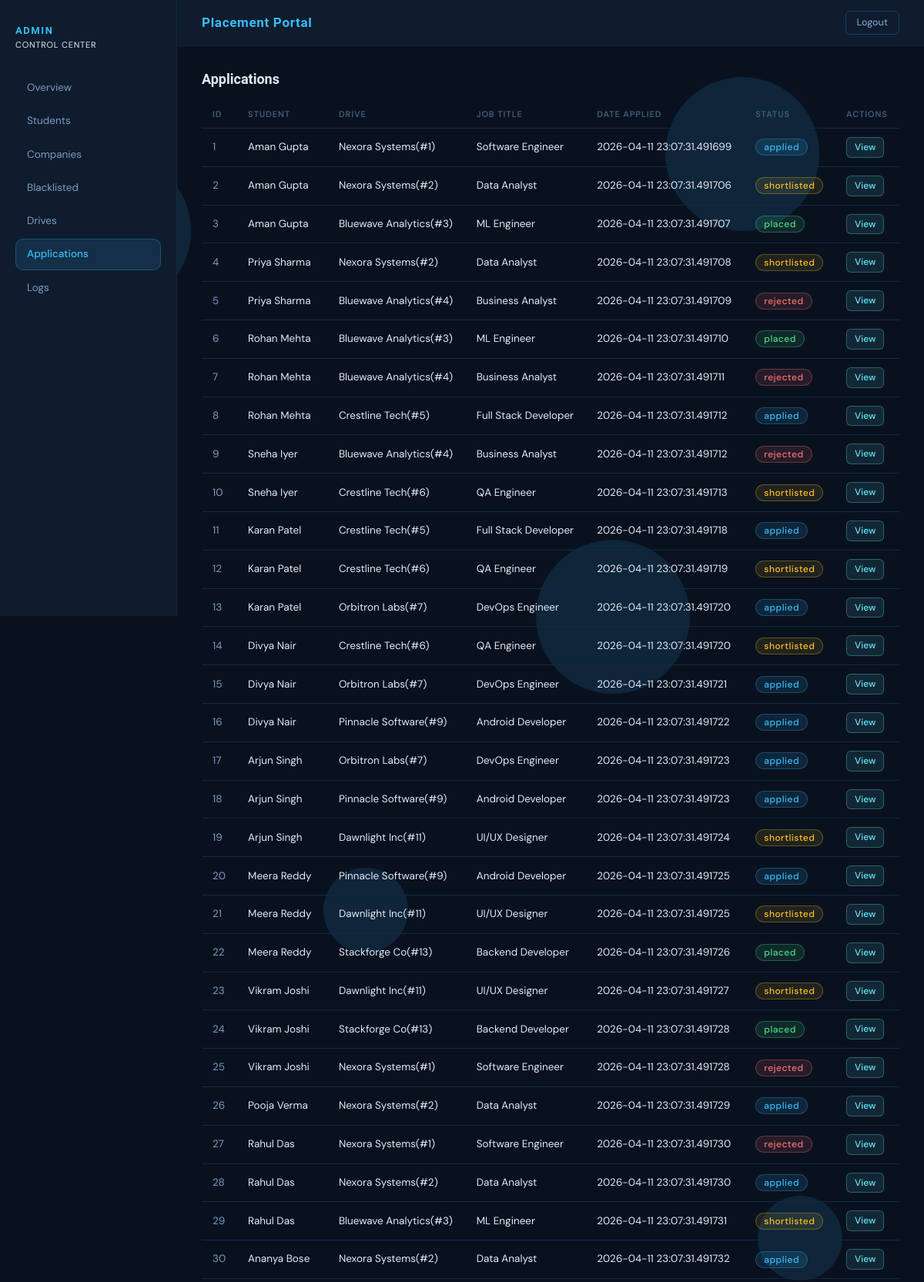
Screenshot of /admin/application (signed in, upper part) with the database file from the repository.
### model.py (models this page shows)
class Application(db.Model):
    id = db.Column(db.Integer, primary_key=True)
    student_id = db.Column(db.Integer, db.ForeignKey('student.id'))
    drive_id = db.Column(db.Integer, db.ForeignKey('drive.id'))
    applied_on = db.Column(db.DateTime(timezone=True), default=lambda: datetime.now(ZoneInfo("Asia/Kolkata")))
    status = db.Column(db.String(20), default="applied")

class Student(db.Model):
    id = db.Column(db.Integer, primary_key=True)
    user_id = db.Column(db.Integer, db.ForeignKey('user.id'))
    name = db.Column(db.String(100), nullable=False)
    email = db.Column(db.String(100), nullable=False)
    contact_number = db.Column(db.String(15), nullable=False)
    resume = db.Column(db.String(200), nullable=False)
    cgpa = db.Column(db.Float, nullable=False)
    skills = db.Column(db.String(200))
    course = db.Column(db.String(100))
    applications = db.relationship('Application', backref='student')

class Company(db.Model):
    id = db.Column(db.Integer, primary_key=True)
    user_id = db.Column(db.Integer, db.ForeignKey('user.id'))
    name = db.Column(db.String(100), nullable=False)
    hr_contact = db.Column(db.String(100), nullable=False)
    website = db.Column(db.String(200), nullable=False)
    is_approved = db.Column(db.String(20), default="pending", nullable=False)  # pending / approved / rejected
    drives = db.relationship('Drive', backref='company')

class Drive(db.Model):
    id = db.Column(db.Integer, primary_key=True)
    company_id = db.Column(db.Integer, db.ForeignKey('company.id'))
    job_title = db.Column(db.String(100), nullable=False)
    vacancies = db.Column(db.Integer, default=1)
    description = db.Column(db.Text, default="No Description")
    eligibility = db.Column(db.String(200), nullable=False, default="None")
    eligibility_cgpa = db.Column(db.Float, default=0.0)
    deadline = db.Column(db.Date, nullable=False)
    status = db.Column(db.String(20), default="pending", nullable=False)  # pending / approved / closed
    applications = db.relationship('Application', backref='drive')

### route/admin.py (the view)
@admin_bp.route("/application", methods=["GET"])
def applications():
    applications = Application.query.all()
    return render_template(
        "admin/applications.html",
        applications=applications,
        active_tab="applications"
    )

### route/admin.py (called while the page is built)
@admin_bp.before_request
def restrict_admin():
    if not session.get("user_id"):
        flash("Admin Login Required!", "danger")
        return redirect(url_for("auth.login"))
    if session.get("role") != "admin":
        flash("Access denied!, You are not Admin", "danger")
        return redirect(url_for("auth.login"))

### templates/admin/applications.html
{% extends "admin/base.html" %}
{% block content %}
<h2>Applications</h2>
<table class="table">
  <thead>
    <tr>
      <th>ID</th>
      <th>Student</th>
      <th>Drive</th>
      <th>Job Title</th>
      <th>Date Applied</th>
      <th>Status</th>
      <th>Actions</th>
    </tr>
  </thead>
  <tbody>
    {% for app in applications %}
    <tr>
      <td>{{ app.id }}</td>
      <td>{{ app.student.name }}</td>
      <td>{{ app.drive.company.name }}(#{{ app.drive.id }})</td>
      <td>{{ app.drive.job_title }}</td>
      <td>{{ app.applied_on }}</td>
      <td>
        <span class="badge
          {% if app.status == 'placed' %}bg-success
          {% elif app.status == 'rejected' or app.status == 'withdrawn' %}bg-danger
          {% elif app.status == 'shortlisted' %}bg-warning
          {% else %}bg-secondary{% endif %}">
          {{ app.status }}
        </span>
      </td>
      <td>
        <a href="{{ url_for('admin.view_application', id=app.id) }}" class="btn btn-sm btn-info">View</a>
      </td>
    </tr>
    {% endfor %}
  </tbody>
</table>
{% endblock %}

### static/app.css (style rules this page uses)
:root { --bg-base: #09111f; --bg-surface: #0f1c2e; --bg-card: #13243a; --bg-hover: #1a2f47; --bg-input: #0d1b2d; --border: #1e3a57; --border-subtle: #152840; --brand: #38bdf8; --brand-dim: rgba(56, 189, 248, 0.12); --brand-glow: rgba(56, 189, 248, 0.25); --text-primary: #e2eaf4; --text-muted: #7a9bbf; --text-faint: #415e7a; --green: #4ade80; --green-dim: rgba(74, 222, 128, 0.12); --green-border: rgba(74, 222, 128, 0.30); --red: #f87171; --red-dim: rgba(248, 113, 113, 0.12); --red-border: rgba(248, 113, 113, 0.30); --yellow: #fbbf24; --yellow-dim: rgba(251, 191, 36, 0.10); --yellow-border: rgba(251, 191, 36, 0.30); --info: #67e8f9; --info-dim: rgba(103, 232, 249, 0.10); --info-border: rgba(103, 232, 249, 0.30); --radius-sm: 6px; --radius-md: 10px; --radius-lg: 14px; --radius-xl: 20px; --font-display: 'Roboto', sans-serif; --font-body: 'DM Sans', sans-serif; }
*, *::before, *::after { box-sizing: border-box; margin: 0; padding: 0; }
body { font-family: var(--font-body); background: var(--bg-base); color: var(--text-primary); font-size: 14px; min-height: 100vh; }
a { color: var(--brand); text-decoration: none; }
h1, h2, h3, h4, h5 { font-family: var(--font-display); color: var(--text-primary); }
.main-content > h2 { font-size: 18px; font-weight: 600; margin-bottom: 1rem; }
.table { width: 100%; border-collapse: collapse; font-size: 13.5px; color: var(--text-primary); --bs-table-bg: transparent; --bs-table-border-color: var(--border-subtle); }
.table thead th { padding: 10px 14px; text-align: left; font-size: 11px; font-weight: 600; letter-spacing: 0.08em; text-transform: uppercase; color: var(--text-faint); border-bottom: 1px solid var(--border-subtle) !important; background: transparent; white-space: nowrap; }
.table tbody tr { border-bottom: 1px solid var(--border-subtle); transition: background 0.15s; }
.table td { padding: 11px 14px; vertical-align: middle; color: var(--text-primary); border: none !important; }
.table td:first-child { color: var(--text-muted); font-variant-numeric: tabular-nums; }
.badge { font-family: var(--font-body); font-size: 12px; font-weight: 500; padding: 4px 10px; border-radius: var(--radius-xl); border: 1px solid transparent; letter-spacing: 0.04em; }
.bg-success { background: var(--green-dim) !important; color: var(--green) !important; border-color: var(--green-border) !important; }
.bg-danger { background: var(--red-dim) !important; color: var(--red) !important; border-color: var(--red-border) !important; }
.bg-warning { background: var(--yellow-dim) !important; color: var(--yellow) !important; border-color: var(--yellow-border) !important; }
.bg-secondary { background: var(--brand-dim) !important; color: var(--brand) !important; border-color: var(--brand-glow) !important; }
.btn-zenvia, .btn-slate, .btn-success, .btn.btn-success, .btn-danger, .btn.btn-danger, .btn-warning, .btn.btn-warning, .btn-info, .btn.btn-info, .btn { font-family: var(--font-body); font-size: 12.5px; font-weight: 500; padding: 6px 14px; border-radius: var(--radius-sm); cursor: pointer; border: 1px solid; transition: all 0.18s; text-decoration: none; display: inline-flex; align-items: center; gap: 4px; line-height: 1.4; white-space: nowrap; }
.btn-info, .btn.btn-info { border-color: var(--info-border) !important; color: var(--info) !important; background: var(--info-dim) !important; }
.btn-sm { padding: 4px 10px !important; font-size: 12px !important; }

### rows the page displays
Application: id "1", student.name "Aman Gupta", drive.company.name "Nexora Systems", drive.id "1", drive.job_title "Software Engineer", applied_on "2026-04-11 23:07:31.491699", status "applied"
Application: id "2", student.name "Aman Gupta", drive.company.name "Nexora Systems", drive.id "2", drive.job_title "Data Analyst", applied_on "2026-04-11 23:07:31.491706", status "shortlisted"
Application: id "3", student.name "Aman Gupta", drive.company.name "Bluewave Analytics", drive.id "3", drive.job_title "ML Engineer", applied_on "2026-04-11 23:07:31.491707", status "placed"
Application: id "4", student.name "Priya Sharma", drive.company.name "Nexora Systems", drive.id "2", drive.job_title "Data Analyst", applied_on "2026-04-11 23:07:31.491708", status "shortlisted"
Application: id "5", student.name "Priya Sharma", drive.company.name "Bluewave Analytics", drive.id "4", drive.job_title "Business Analyst", applied_on "2026-04-11 23:07:31.491709", status "rejected"
Application: id "6", student.name "Rohan Mehta", drive.company.name "Bluewave Analytics", drive.id "3", drive.job_title "ML Engineer", applied_on "2026-04-11 23:07:31.491710", status "placed"
Application: id "7", student.name "Rohan Mehta", drive.company.name "Bluewave Analytics", drive.id "4", drive.job_title "Business Analyst", applied_on "2026-04-11 23:07:31.491711", status "rejected"
Application: id "8", student.name "Rohan Mehta", drive.company.name "Crestline Tech", drive.id "5", drive.job_title "Full Stack Developer", applied_on "2026-04-11 23:07:31.491712", status "applied"
Application: id "9", student.name "Sneha Iyer", drive.company.name "Bluewave Analytics", drive.id "4", drive.job_title "Business Analyst", applied_on "2026-04-11 23:07:31.491712", status "rejected"
Application: id "10", student.name "Sneha Iyer", drive.company.name "Crestline Tech", drive.id "6", drive.job_title "QA Engineer", applied_on "2026-04-11 23:07:31.491713", status "shortlisted"
Application: id "11", student.name "Karan Patel", drive.company.name "Crestline Tech", drive.id "5", drive.job_title "Full Stack Developer", applied_on "2026-04-11 23:07:31.491718", status "applied"
Application: id "12", student.name "Karan Patel", drive.company.name "Crestline Tech", drive.id "6", drive.job_title "QA Engineer", applied_on "2026-04-11 23:07:31.491719", status "shortlisted"
Application: id "13", student.name "Karan Patel", drive.company.name "Orbitron Labs", drive.id "7", drive.job_title "DevOps Engineer", applied_on "2026-04-11 23:07:31.491720", status "applied"
Application: id "14", student.name "Divya Nair", drive.company.name "Crestline Tech", drive.id "6", drive.job_title "QA Engineer", applied_on "2026-04-11 23:07:31.491720", status "shortlisted"
Application: id "15", student.name "Divya Nair", drive.company.name "Orbitron Labs", drive.id "7", drive.job_title "DevOps Engineer", applied_on "2026-04-11 23:07:31.491721", status "applied"
Application: id "16", student.name "Divya Nair", drive.company.name "Pinnacle Software", drive.id "9", drive.job_title "Android Developer", applied_on "2026-04-11 23:07:31.491722", status "applied"
Application: id "17", student.name "Arjun Singh", drive.company.name "Orbitron Labs", drive.id "7", drive.job_title "DevOps Engineer", applied_on "2026-04-11 23:07:31.491723", status "applied"
Application: id "18", student.name "Arjun Singh", drive.company.name "Pinnacle Software", drive.id "9", drive.job_title "Android Developer", applied_on "2026-04-11 23:07:31.491723", status "applied"
Application: id "19", student.name "Arjun Singh", drive.company.name "Dawnlight Inc", drive.id "11", drive.job_title "UI/UX Designer", applied_on "2026-04-11 23:07:31.491724", status "shortlisted"
Application: id "20", student.name "Meera Reddy", drive.company.name "Pinnacle Software", drive.id "9", drive.job_title "Android Developer", applied_on "2026-04-11 23:07:31.491725", status "applied"
Application: id "21", student.name "Meera Reddy", drive.company.name "Dawnlight Inc", drive.id "11", drive.job_title "UI/UX Designer", applied_on "2026-04-11 23:07:31.491725", status "shortlisted"
Application: id "22", student.name "Meera Reddy", drive.company.name "Stackforge Co", drive.id "13", drive.job_title "Backend Developer", applied_on "2026-04-11 23:07:31.491726", status "placed"
Application: id "23", student.name "Vikram Joshi", drive.company.name "Dawnlight Inc", drive.id "11", drive.job_title "UI/UX Designer", applied_on "2026-04-11 23:07:31.491727", status "shortlisted"
Application: id "24", student.name "Vikram Joshi", drive.company.name "Stackforge Co", drive.id "13", drive.job_title "Backend Developer", applied_on "2026-04-11 23:07:31.491728", status "placed"
Application: id "25", student.name "Vikram Joshi", drive.company.name "Nexora Systems", drive.id "1", drive.job_title "Software Engineer", applied_on "2026-04-11 23:07:31.491728", status "rejected"
Application: id "26", student.name "Pooja Verma", drive.company.name "Nexora Systems", drive.id "2", drive.job_title "Data Analyst", applied_on "2026-04-11 23:07:31.491729", status "applied"
Application: id "27", student.name "Rahul Das", drive.company.name "Nexora Systems", drive.id "1", drive.job_title "Software Engineer", applied_on "2026-04-11 23:07:31.491730", status "rejected"
Application: id "28", student.name "Rahul Das", drive.company.name "Nexora Systems", drive.id "2", drive.job_title "Data Analyst", applied_on "2026-04-11 23:07:31.491730", status "applied"
Application: id "29", student.name "Rahul Das", drive.company.name "Bluewave Analytics", drive.id "3", drive.job_title "ML Engineer", applied_on "2026-04-11 23:07:31.491731", status "shortlisted"
Application: id "30", student.name "Ananya Bose", drive.company.name "Nexora Systems", drive.id "2", drive.job_title "Data Analyst", applied_on "2026-04-11 23:07:31.491732", status "applied"
